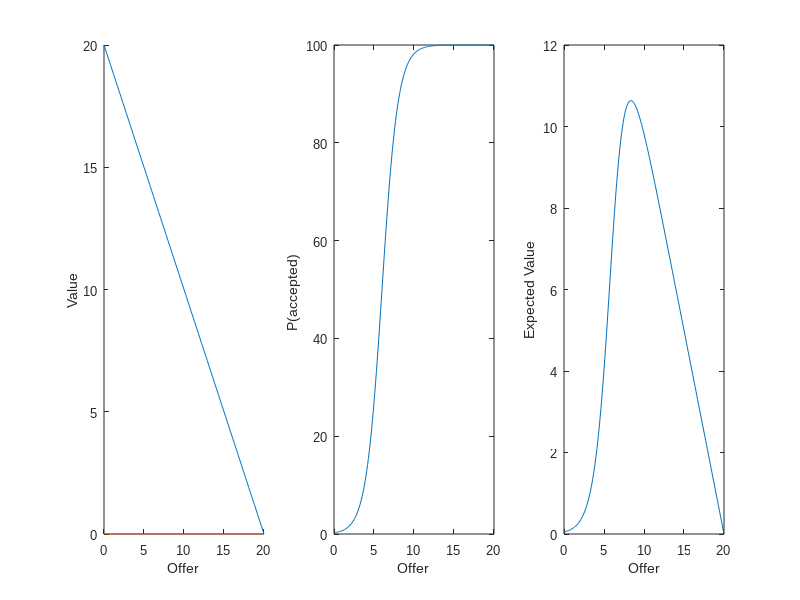
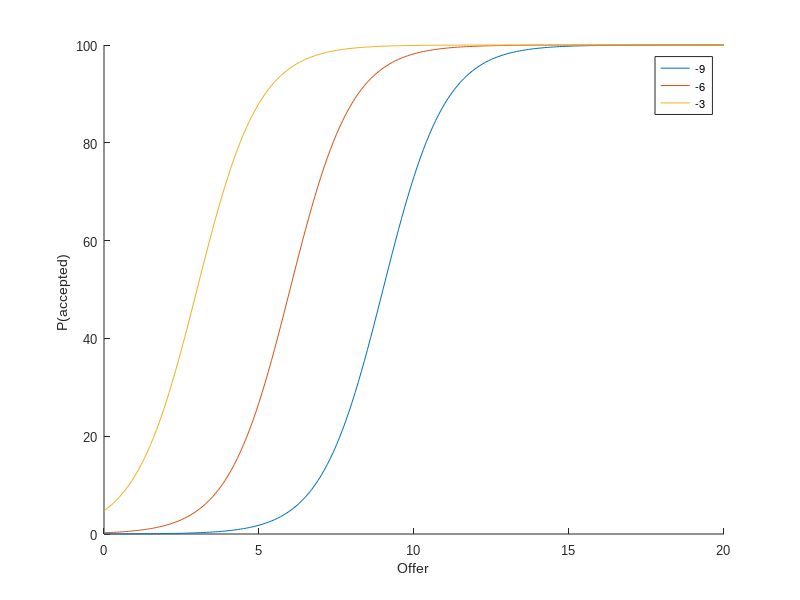
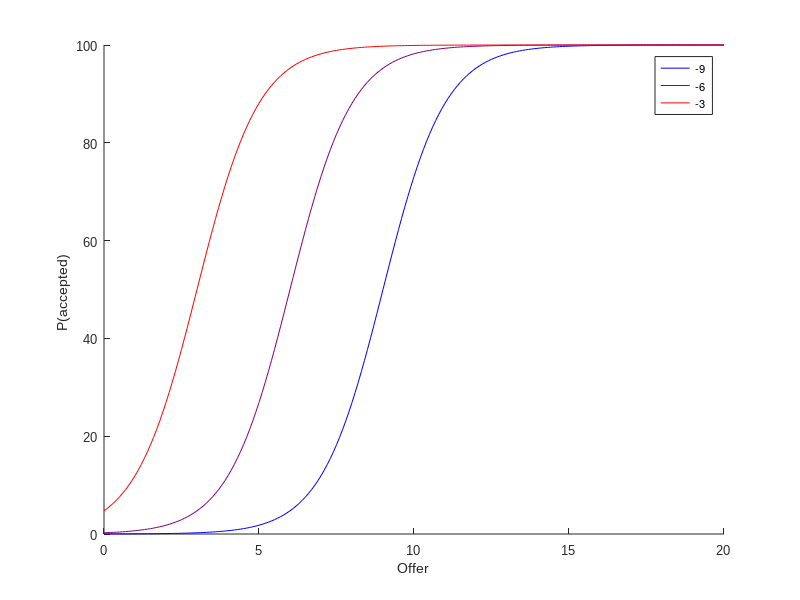
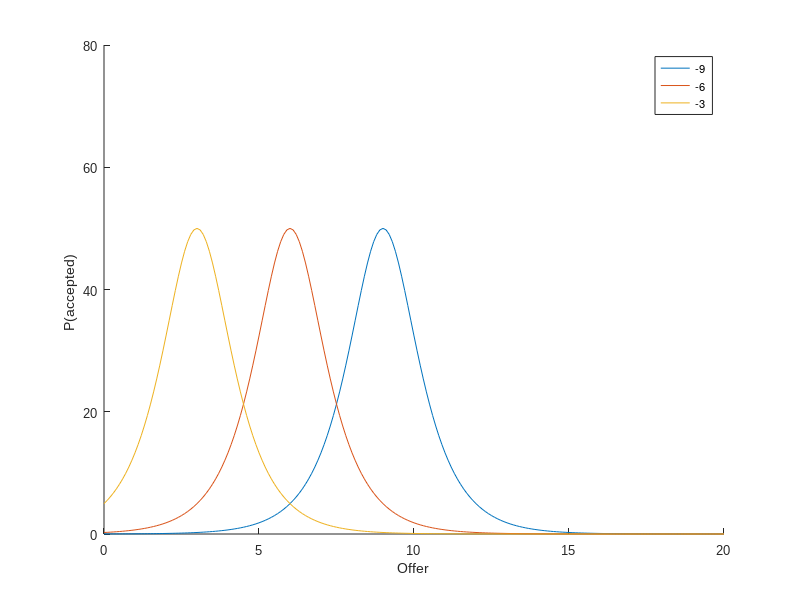

These charts were generated, in order, by the following MATLAB code: (Note: this script raises an error after producing the figures.)
clear all
close all
clc



offers      = 0:1:20;
suboffers   = 0:.1:20;
endow       = 20*ones(1,numel(offers));% parameters of the simulation
subendow    = 20*ones(1,numel(suboffers));% parameters of the simulation

P = [-6 1];

% logistic choice function
%--------------------------
logitp = @(b,x) exp(b(1)+b(2).*(x))./(1+exp(b(1)+b(2).*(x)));

logitd = @(b,x) exp(-(x-b(1))./b(2))./(b(2).*(1+exp(-(x-b(1))./b(2)).^2));

maxf = @(b,M) ((b(2)*M-1)-Lambert_W(exp(b(2)*M + b(1) - 1)))./b(2);

% Generate params

V = (subendow - suboffers);
PA = logitp(P,suboffers);
EV = (subendow - suboffers).*logitp(P,suboffers);


h1 = figure('Units', 'pixels', ...
    'Position', [400 300 800 200]);
set(gcf,'Color',[1,1,1])

subplot(1,3,1)
hold on
plot(suboffers,V,'-')
plot(suboffers,zeros(1,numel(suboffers)),'-')
hX = xlabel('Offer');
hY = ylabel('Value');
set(gca,'XLim',[0 20],...
    'YLim',[0 20],...
    'FontName','Arial',...
    'FontSize',9)

subplot(1,3,2)
plot(suboffers,100*PA,'-')
hX = xlabel('Offer');
hY = ylabel('P(accepted) ');
set(gca,'XLim',[0 20],...
    'YLim',[0 100],...
    'FontName','Arial',...
    'FontSize',9)

subplot(1,3,3)
plot(suboffers,EV,'-')
hX = xlabel('Offer');
hY = ylabel('Expected Value');
set(gca,'XLim',[0 20],...
    'YLim',[0 12],...
    'FontName','Arial',...
    'FontSize',9)


% toPPT(h1,'format','vec')



%%
h2a = figure('Units', 'pixels', ...
    'Position', [400 300 250 200]);
set(gcf,'Color',[1,1,1])

hold on
PA1 = logitp([-9 1],suboffers);
PA2 = logitp([-6 1],suboffers);
PA3 = logitp([-3 1],suboffers);
plot(suboffers,100*PA1,'-')
plot(suboffers,100*PA2,'-')
plot(suboffers,100*PA3,'-')
hX = xlabel('Offer');
hY = ylabel('P(accepted) ');
set(gca,'XLim',[0 20],...
    'YLim',[0 100],...
    'FontName','Arial',...
    'FontSize',9)
legend('-9','-6','-3')


%%
h2b = figure('Units', 'pixels', ...
    'Position', [400 300 250 200]);
set(gcf,'Color',[1,1,1])

hold on
PA1 = logitp([-9 1],suboffers);
PA2 = logitp([-6 1],suboffers);
PA3 = logitp([-3 1],suboffers);
plot(suboffers,100*PA1,'-','Color',[0,0,1])
plot(suboffers,100*PA2,'-','Color',[.5,0,.5])
plot(suboffers,100*PA3,'-','Color',[1,0,0])
hX = xlabel('Offer');
hY = ylabel('P(accepted) ');
set(gca,'XLim',[0 20],...
    'YLim',[0 100],...
    'FontName','Arial',...
    'FontSize',9)
legend('-9','-6','-3')




% toPPT(h2b,'format','vec')


h3 = figure('Units', 'pixels', ...
    'Position', [400 300 250 200]);
set(gcf,'Color',[1,1,1])

hold on
PA1 = logitd([9./1 1],suboffers);
PA2 = logitd([6 1],suboffers);
PA3 = logitd([3 1],suboffers);
plot(suboffers,100*PA1,'-')
plot(suboffers,100*PA2,'-')
plot(suboffers,100*PA3,'-')
hX = xlabel('Offer');
hY = ylabel('P(accepted) ');
set(gca,'XLim',[0 20],...
    'YLim',[0 80],...
    'FontName','Arial',...
    'FontSize',9)
legend('-9','-6','-3')

% toPPT(h3,'format','vec')
%%
h4 = figure('Units', 'pixels', ...
    'Position', [400 300 500 200]);
set(gcf,'Color',[1,1,1])

pEV = (endow - offers).*logitp(P,offers);
subplot(1,2,1)
plot(offers,pEV,'-')
hX = xlabel('Offer');
hY = ylabel('Expected Value');
set(gca,'XLim',[0 20],...
    'YLim',[0 12],...
    'FontName','Arial',...
    'FontSize',9)

subplot(1,2,2)
hold on
PC1 = exp(.25.*pEV) ./ sum(exp(.25.*pEV));   %
PC2 = exp(1.*pEV) ./ sum(exp(1.*pEV));   %
PC3 = exp(5.*pEV) ./ sum(exp(5.*pEV));   %
plot(offers,100*PC1,'-')
plot(offers,100*PC2,'-')
plot(offers,100*PC3,'-')
hX = xlabel('Offer');
hY = ylabel('probability choice');
set(gca,'XLim',[0 20],...
    'YLim',[0 80],...
    'FontName','Arial',...
    'FontSize',9)
legend('0.25','1','5')



h5 = figure('Units', 'pixels', ...
    'Position', [400 300 500 200]);
set(gcf,'Color',[1,1,1])

subplot(1,2,1)
plot(suboffers,EV,'-')
hX = xlabel('Offer');
hY = ylabel('Expected Value');
set(gca,'XLim',[0 20],...
    'YLim',[0 12],...
    'FontName','Arial',...
    'FontSize',9)

subplot(1,2,2)
hold on
PC1 = exp(.25.*EV) ./ sum(exp(.25.*EV));   %
PC2 = exp(1.*EV) ./ sum(exp(1.*EV));   %
PC3 = exp(5.*EV) ./ sum(exp(5.*EV));   %
plot(suboffers,100*PC1,'-')
plot(suboffers,100*PC2,'-')
plot(suboffers,100*PC3,'-')
hX = xlabel('Offer');
hY = ylabel('probability choice');
set(gca,'XLim',[0 20],...
    'YLim',[0 10],...
    'FontName','Arial',...
    'FontSize',9)
legend('0.25','1','5')



% toPPT(h5,'format','vec')


%%


inta = [-12:.1:0];
slpb = [0.1:.1:3];

k = 0;
for ka = 1:numel(inta)
    for kb = 1:numel(slpb)
        k = k+1;
        evmax(ka,kb) = maxf([inta(ka);slpb(kb)],20);
        [~,pos] = max((subendow - suboffers).*logitp([inta(ka);slpb(kb)],suboffers));
        evmax2(ka,kb) = suboffers(pos);
        X(ka,kb) = inta(ka);
        Y(ka,kb) = slpb(kb);
        pmax(ka,kb) = logitp([inta(ka);slpb(kb)],evmax(ka,kb));
    end
end
%
% figure
% subplot(1,2,1)
% plot(inta,evmax)
% subplot(1,2,2)
% hold on
% plot(evmax2,evmax,'ob')
% plot(evmax2,evmax2,'r')

h6 = figure('Units', 'pixels', ...
    'Position', [400 500 700 250]);
set(gcf,'Color',[1,1,1])

subplot(1,2,1)
colormap(parula(15))
contourf(X,Y,evmax,'LineStyle','none');
hX = xlabel('intercept');
hY = ylabel('slope');
set([hX,hY],'FontName','Arial',...
    'FontSize',9)

c = colorbar;
c.Label.String = 'Optimal Offer';


subplot(1,2,2)
colormap(parula(10))
contourf(X,Y,pmax,'LineStyle','none');
hX = xlabel('intercept');
hY = ylabel('slope');
set([hX,hY],'FontName','Arial',...
    'FontSize',9)

c = colorbar;
c.Label.String = 'corresponding P(A)';
